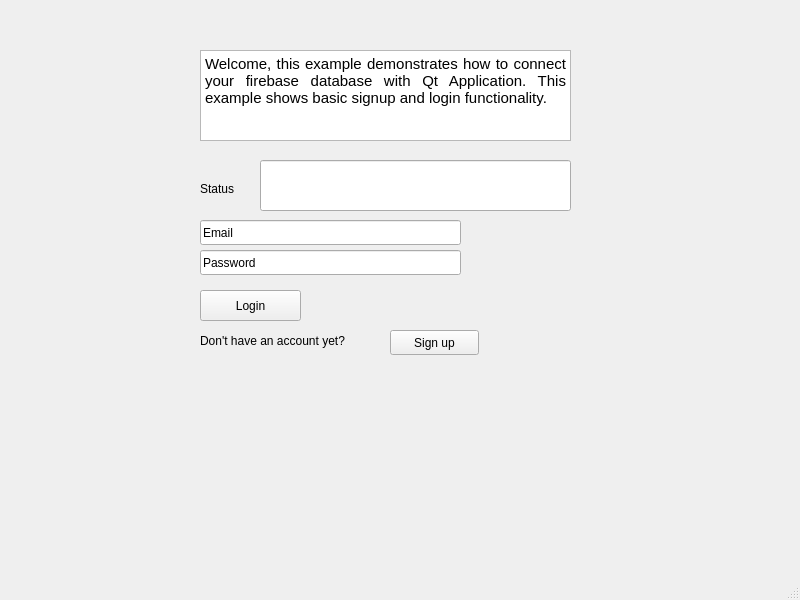
<?xml version="1.0" encoding="UTF-8"?>
<ui version="4.0">
 <class>MainWindow</class>
 <widget class="QMainWindow" name="MainWindow">
  <property name="geometry">
   <rect>
    <x>0</x>
    <y>0</y>
    <width>800</width>
    <height>600</height>
   </rect>
  </property>
  <property name="windowTitle">
   <string>MainWindow</string>
  </property>
  <widget class="QWidget" name="centralwidget">
   <widget class="QLineEdit" name="lineEdit">
    <property name="geometry">
     <rect>
      <x>260</x>
      <y>160</y>
      <width>311</width>
      <height>51</height>
     </rect>
    </property>
    <property name="sizePolicy">
     <sizepolicy hsizetype="Expanding" vsizetype="Expanding">
      <horstretch>0</horstretch>
      <verstretch>1</verstretch>
     </sizepolicy>
    </property>
   </widget>
   <widget class="QTextBrowser" name="textBrowser">
    <property name="geometry">
     <rect>
      <x>200</x>
      <y>50</y>
      <width>371</width>
      <height>91</height>
     </rect>
    </property>
    <property name="html">
     <string>&lt;!DOCTYPE HTML PUBLIC &quot;-//W3C//DTD HTML 4.0//EN&quot; &quot;http://www.w3.org/TR/REC-html40/strict.dtd&quot;&gt;
&lt;html&gt;&lt;head&gt;&lt;meta name=&quot;qrichtext&quot; content=&quot;1&quot; /&gt;&lt;meta charset=&quot;utf-8&quot; /&gt;&lt;style type=&quot;text/css&quot;&gt;
p, li { white-space: pre-wrap; }
hr { height: 1px; border-width: 0; }
li.unchecked::marker { content: &quot;\2610&quot;; }
li.checked::marker { content: &quot;\2612&quot;; }
&lt;/style&gt;&lt;/head&gt;&lt;body style=&quot; font-family:'Ubuntu'; font-size:11pt; font-weight:400; font-style:normal;&quot;&gt;
&lt;p align=&quot;justify&quot; style=&quot; margin-top:0px; margin-bottom:0px; margin-left:0px; margin-right:0px; -qt-block-indent:0; text-indent:0px;&quot;&gt;Welcome, this example demonstrates how to connect your firebase database with Qt Application. This example shows basic signup and login functionality.&lt;/p&gt;&lt;/body&gt;&lt;/html&gt;</string>
    </property>
   </widget>
   <widget class="QLabel" name="label">
    <property name="geometry">
     <rect>
      <x>200</x>
      <y>180</y>
      <width>67</width>
      <height>17</height>
     </rect>
    </property>
    <property name="text">
     <string>Status</string>
    </property>
   </widget>
   <widget class="QPushButton" name="pushButton">
    <property name="geometry">
     <rect>
      <x>200</x>
      <y>290</y>
      <width>101</width>
      <height>31</height>
     </rect>
    </property>
    <property name="text">
     <string>Login</string>
    </property>
   </widget>
   <widget class="QLabel" name="label_2">
    <property name="geometry">
     <rect>
      <x>200</x>
      <y>330</y>
      <width>191</width>
      <height>21</height>
     </rect>
    </property>
    <property name="text">
     <string>Don't have an account yet? </string>
    </property>
   </widget>
   <widget class="QPushButton" name="pushButton_2">
    <property name="geometry">
     <rect>
      <x>390</x>
      <y>330</y>
      <width>89</width>
      <height>25</height>
     </rect>
    </property>
    <property name="text">
     <string>Sign up</string>
    </property>
   </widget>
   <widget class="QLineEdit" name="lineEdit_2">
    <property name="geometry">
     <rect>
      <x>200</x>
      <y>220</y>
      <width>261</width>
      <height>25</height>
     </rect>
    </property>
    <property name="text">
     <string>Email</string>
    </property>
   </widget>
   <widget class="QLineEdit" name="lineEdit_3">
    <property name="geometry">
     <rect>
      <x>200</x>
      <y>250</y>
      <width>261</width>
      <height>25</height>
     </rect>
    </property>
    <property name="styleSheet">
     <string notr="true"/>
    </property>
    <property name="text">
     <string>Password</string>
    </property>
   </widget>
  </widget>
  <widget class="QMenuBar" name="menubar">
   <property name="geometry">
    <rect>
     <x>0</x>
     <y>0</y>
     <width>800</width>
     <height>22</height>
    </rect>
   </property>
  </widget>
  <widget class="QStatusBar" name="statusbar"/>
 </widget>
 <resources/>
 <connections/>
</ui>
